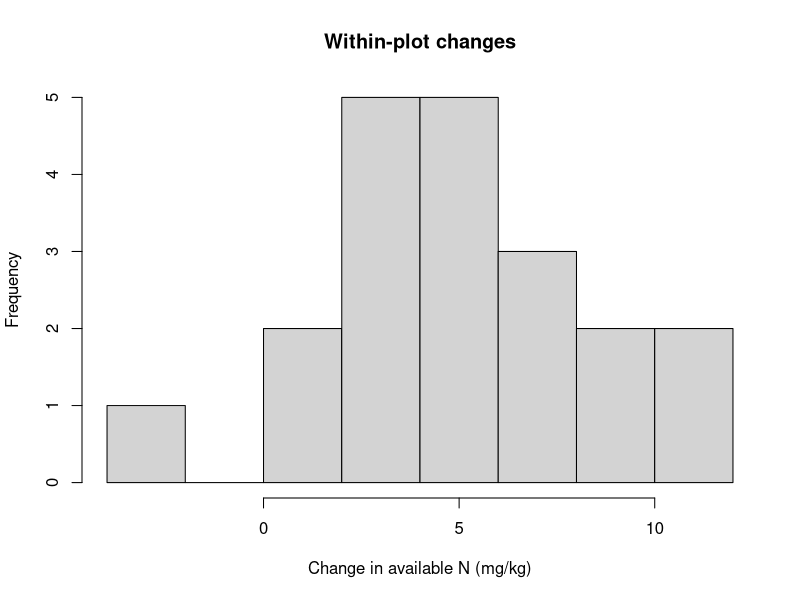

Here is the R script that generated this plot:
## ---- chunk 1
y <- c(4.2, 4.8, 5.1, 4.5)
se <- sd(y) / sqrt(length(y))
critical <- qt(.975, df = length(y) - 1)
c(mean = mean(y), se = se, lower = mean(y) - critical * se,
  upper = mean(y) + critical * se)
t.test(y)$conf.int
## ---- chunk 2
data("PlantGrowth", package = "datasets")
aggregate(weight ~ group, PlantGrowth, function(x) c(n = length(x), mean = mean(x), sd = sd(x)))
control <- subset(PlantGrowth, group == "ctrl")$weight
t.test(control, mu = 5)
## ---- chunk 3
treated <- subset(PlantGrowth, group == "trt2")$weight
welch <- t.test(treated, control, alternative = "two.sided")
welch
data.frame(difference_trt2_minus_ctrl = mean(treated) - mean(control),
           lower_95 = welch$conf.int[1], upper_95 = welch$conf.int[2],
           p_value = welch$p.value)
## ---- chunk 4
paired <- read.csv("data/paired_soil.csv")
stopifnot(!anyDuplicated(paired$plot_id), complete.cases(paired))
paired$change <- paired$after_mg_kg - paired$before_mg_kg
hist(paired$change, xlab = "Change in available N (mg/kg)", main = "Within-plot changes")
t.test(paired$after_mg_kg, paired$before_mg_kg, paired = TRUE)
## ---- chunk 5
pest <- read.csv("data/pest.csv")
tab <- with(pest, table(treatment, infested))
tab
proportions(tab, margin = 1)
chi <- chisq.test(tab, correct = FALSE)
chi$expected
chi
## ---- chunk 6
fisher.test(tab)
